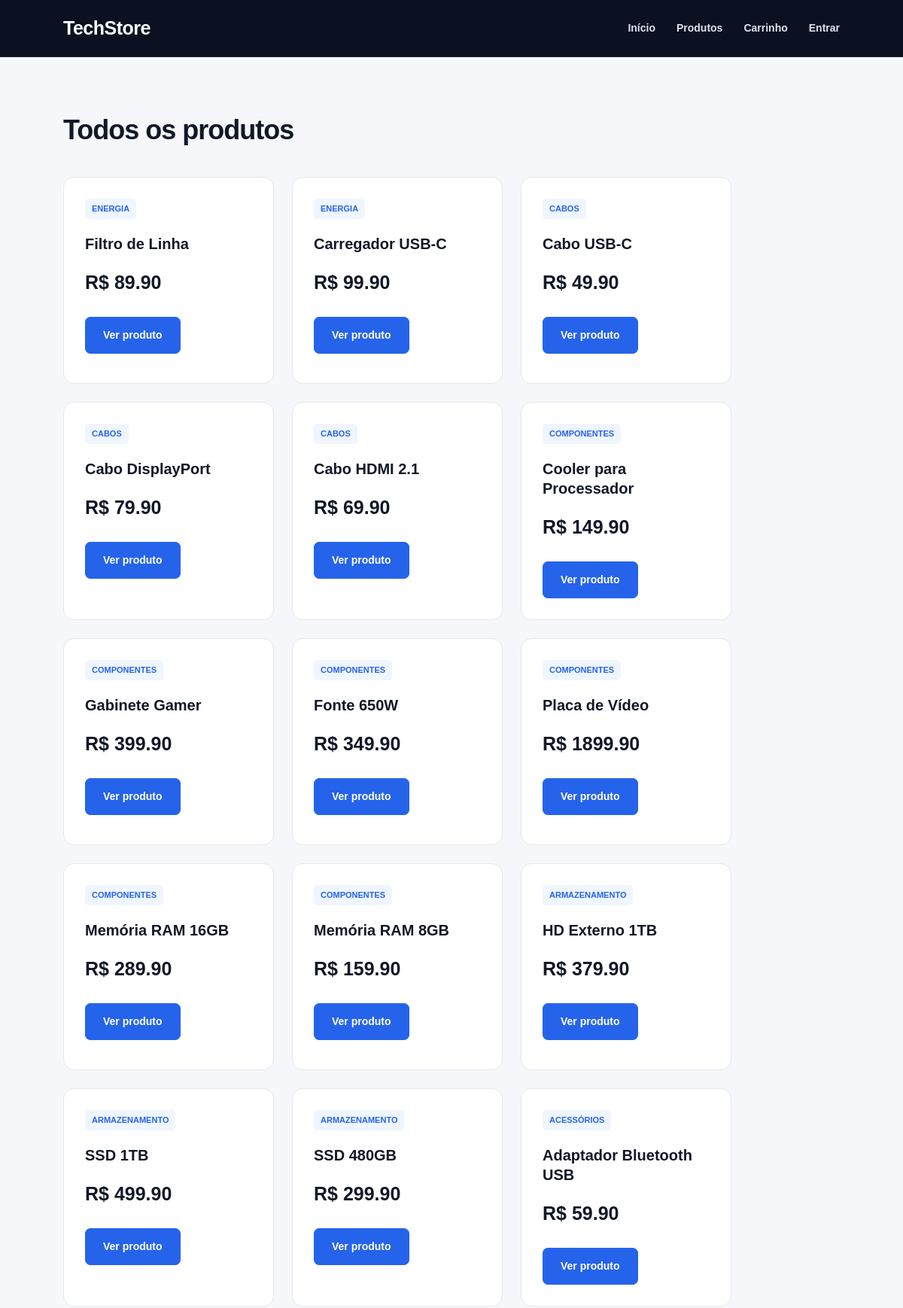
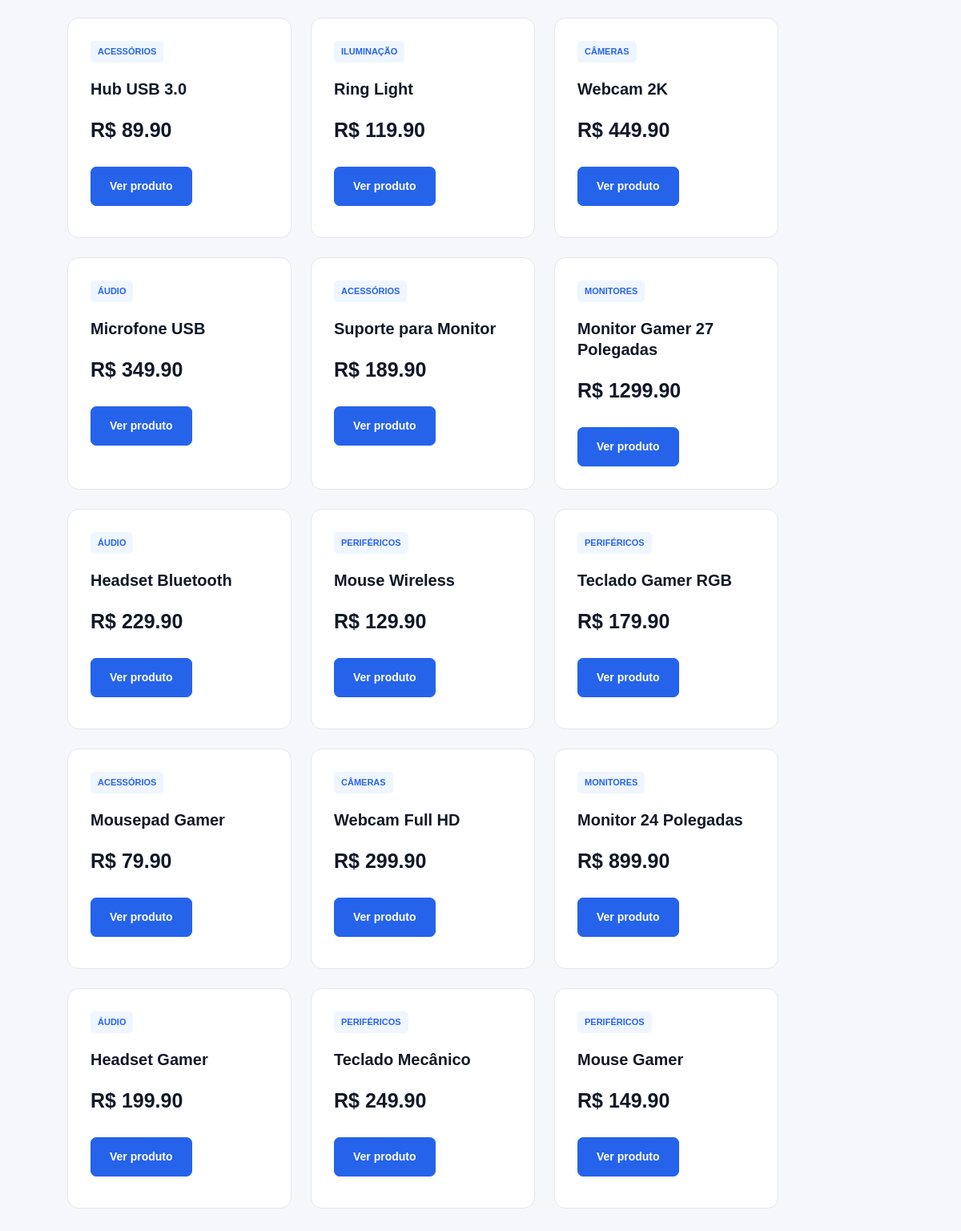
/produtos, run on the app's committed database (2 pictures, top to bottom).
### tables this page shows
CREATE TABLE produtos (
    id INTEGER PRIMARY KEY AUTOINCREMENT,
    nome TEXT NOT NULL,
    preco REAL NOT NULL,
    categoria TEXT NOT NULL
);

### app.py (the view)
@app.route("/produtos")
def pagina_produtos():
    produtos = buscar_produtos()
    return render_template(
        "produtos.html",
        produtos=produtos
    )

### app.py (called while the page is built)
def conectar_banco():
    conexao = sqlite3.connect("loja.db")
    conexao.row_factory = sqlite3.Row
    return conexao

def buscar_produtos():
    conexao = conectar_banco()
    cursor = conexao.cursor()
    cursor.execute(
        "SELECT * FROM produtos ORDER BY id DESC"
    )
    produtos = cursor.fetchall()
    conexao.close()
    return produtos

### templates/produtos.html (shortened to what this page needs)
<!DOCTYPE html>
<html lang="pt-BR">
<head>
    <link
        rel="stylesheet"
        href="{{ url_for('static', filename='style.css') }}"
    >
</head>
<body>
<header>
    <h1>TechStore</h1>
    <nav>
        <a href="/">Início</a>
        <a href="/produtos">
            Produtos
        </a>
        <a href="/carrinho">
            Carrinho
        </a>
        {% if session.get("usuario_nome") %}
            <span>
                Olá, {{ session["usuario_nome"] }}
            </span>
            <a href="/logout">
                Sair
            </a>
        {% else %}
            <a href="/login">
                Entrar
            </a>
        {% endif %}
    </nav>
</header>
<main>
    <h2>Todos os produtos</h2>
    {% if produtos %}
        <div class="produtos">
            {% for produto in produtos %}
                <article class="card">
                    <span>
                        {{ produto["categoria"] }}
                    </span>
                    <h3>
                        {{ produto["nome"] }}
                    </h3>
                    <p class="preco">
                        R$ {{ "%.2f"|format(produto["preco"]) }}
                    </p>
                    <a
                        class="botao"
                        href="/produto/{{ produto['id'] }}"
                    >
                        Ver produto
                    </a>
                </article>
            {% endfor %}
        </div>
    {% endif %}
</main>
</body>
</html>

### static/style.css (style rules this page uses)
* { margin: 0; padding: 0; box-sizing: border-box; }
html { scroll-behavior: smooth; }
body { font-family: Arial, Helvetica, sans-serif; background: #f6f7fb; color: #111827; line-height: 1.5; }
a { transition: 0.2s; }
header { background: #0b1120; color: white; min-height: 76px; padding: 0 7%; display: flex; justify-content: space-between; align-items: center; border-bottom: 1px solid #1f2937; }
header h1 { font-size: 25px; letter-spacing: -0.5px; }
nav { display: flex; align-items: center; gap: 28px; }
nav a { color: #dbe3f0; text-decoration: none; font-size: 14px; font-weight: 600; }
main { width: 86%; max-width: 1250px; margin: auto; padding: 70px 0; }
main > h2 { font-size: 36px; letter-spacing: -1px; margin-bottom: 35px; }
.botao { display: inline-block; background: #2563eb; color: white; text-decoration: none; padding: 13px 23px; border-radius: 7px; font-size: 14px; font-weight: bold; border: 1px solid #2563eb; }
.produtos { display: flex; flex-wrap: wrap; gap: 24px; }
.card { position: relative; background: white; width: 280px; min-height: 275px; padding: 28px; border: 1px solid #e5e7eb; border-radius: 14px; transition: 0.2s; }
.card span { display: inline-block; color: #2563eb; background: #eff6ff; padding: 5px 9px; border-radius: 5px; font-size: 11px; font-weight: bold; text-transform: uppercase; margin-bottom: 20px; }
.card h3 { font-size: 20px; line-height: 1.3; margin-bottom: 20px; }
.preco { font-size: 25px; font-weight: bold; color: #111827; margin-bottom: 22px; }
.card .botao { margin-top: 5px; }

### data on the page
produtos: categoria "ENERGIA", nome "Filtro de Linha", preco "89.90"
produtos: categoria "ENERGIA", nome "Carregador USB-C", preco "99.90"
produtos: categoria "CABOS", nome "Cabo USB-C", preco "49.90"
produtos: categoria "CABOS", nome "Cabo DisplayPort", preco "79.90"
produtos: categoria "CABOS", nome "Cabo HDMI 2.1", preco "69.90"
produtos: categoria "COMPONENTES", nome "Cooler para Processador", preco "149.90"
produtos: categoria "COMPONENTES", nome "Gabinete Gamer", preco "399.90"
produtos: categoria "COMPONENTES", nome "Fonte 650W", preco "349.90"
produtos: categoria "COMPONENTES", nome "Placa de Vídeo", preco "1899.90"
produtos: categoria "COMPONENTES", nome "Memória RAM 16GB", preco "289.90"
produtos: categoria "COMPONENTES", nome "Memória RAM 8GB", preco "159.90"
produtos: categoria "ARMAZENAMENTO", nome "HD Externo 1TB", preco "379.90"
produtos: categoria "ARMAZENAMENTO", nome "SSD 1TB", preco "499.90"
produtos: categoria "ARMAZENAMENTO", nome "SSD 480GB", preco "299.90"
produtos: categoria "ACESSÓRIOS", nome "Adaptador Bluetooth USB", preco "59.90"
produtos: categoria "ACESSÓRIOS", nome "Hub USB 3.0", preco "89.90"
produtos: categoria "ILUMINAÇÃO", nome "Ring Light", preco "119.90"
produtos: categoria "CÂMERAS", nome "Webcam 2K", preco "449.90"
produtos: categoria "ÁUDIO", nome "Microfone USB", preco "349.90"
produtos: categoria "ACESSÓRIOS", nome "Suporte para Monitor", preco "189.90"
produtos: categoria "MONITORES", nome "Monitor Gamer 27 Polegadas", preco "1299.90"
produtos: categoria "ÁUDIO", nome "Headset Bluetooth", preco "229.90"
produtos: categoria "PERIFÉRICOS", nome "Mouse Wireless", preco "129.90"
produtos: categoria "PERIFÉRICOS", nome "Teclado Gamer RGB", preco "179.90"
produtos: categoria "ACESSÓRIOS", nome "Mousepad Gamer", preco "79.90"
produtos: categoria "CÂMERAS", nome "Webcam Full HD", preco "299.90"
produtos: categoria "MONITORES", nome "Monitor 24 Polegadas", preco "899.90"
produtos: categoria "ÁUDIO", nome "Headset Gamer", preco "199.90"
produtos: categoria "PERIFÉRICOS", nome "Teclado Mecânico", preco "249.90"
produtos: categoria "PERIFÉRICOS", nome "Mouse Gamer", preco "149.90"
